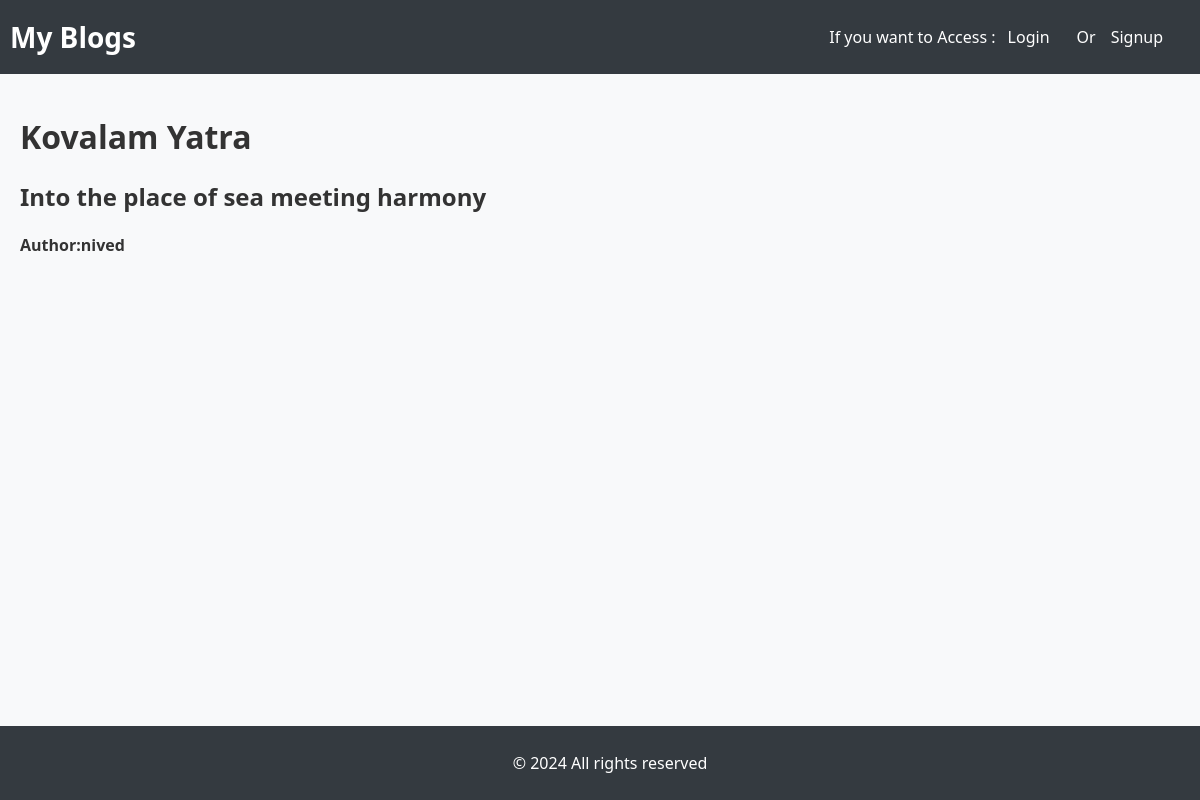
/blogdetail/11, run on the app's committed database.
### app/models.py (models this page shows, shortened)
class Blogpost(models.Model):
    title=models.CharField(max_length=100)
    content=models.TextField()
    author=models.ForeignKey(User,on_delete=models.CASCADE,default=1)

### app/views.py (the view)
# urls.py: path('blogdetail/<int:pk>',views.BlogDetail.as_view(),name='blogdetail'),
class BlogDetail(DetailView):
    model = Blogpost
    template_name = 'blogdetail.html'
    context_object_name = 'blog'

### templates/blogdetail.html
{% extends 'base.html' %}
{% block content %}
<div>
    <h1>{{blog.title}}</h1>
    <h2>{{blog.content}}</h2>
    <h4>Author:{{blog.author}}</h4>
</div>
{% endblock content %}

### templates/base.html (style rules this page uses)
body { font-family: 'Segoe UI', Tahoma, Geneva, Verdana, sans-serif; margin: 0; padding: 0; background-color: #f8f9fa; color: #333; display: flex; flex-direction: column; min-height: 100vh; }

### data on the page
Blogpost: title "Kovalam Yatra", content "Into the place of sea meeting harmony", author "nived"
